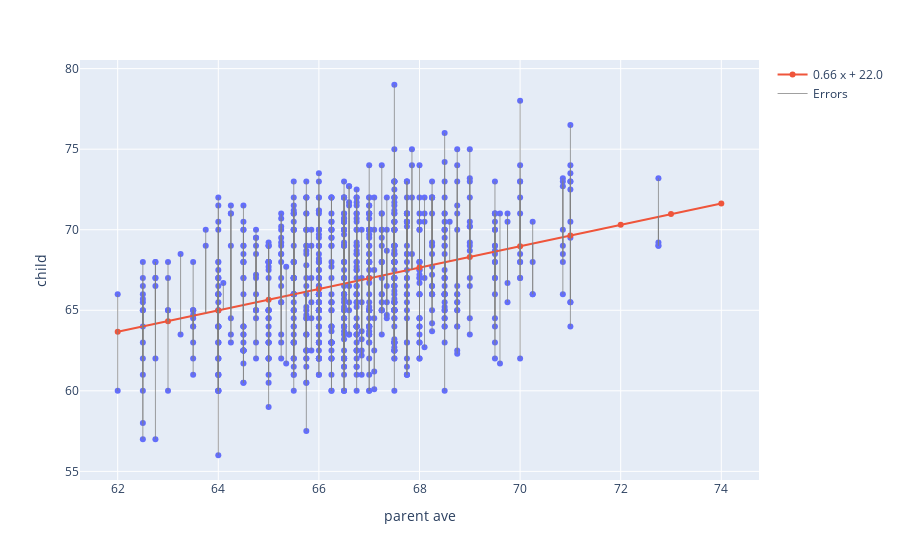

Notebook cell for this chart:
### Code cell
demo_slope = slope(heights["parent ave"], heights["child"])
demo_intercept = intercept(heights["parent ave"], heights["child"])
print("Slope:", demo_slope)
print("Intercept:", demo_intercept)


fig = px.scatter(heights, x="parent ave", y="child")
xtest = np.arange(62, 75, 1)
fig.add_scatter(x=xtest, 
                y=demo_slope * xtest + demo_intercept,
                name = f"{np.round(demo_slope, 2)} x + {np.round(demo_intercept)}")
fig.add_scatter(x=heights["parent ave"].repeat(3), 
                y=np.ravel(np.vstack([y, predicted, np.nan * predicted]).T),
                marker_color="gray", line_width=0.75, name="Errors")
fig

### Figure 1 — Plotly figure (JSON) as saved in the notebook; plotly's stock layout.template omitted (floating-point values rounded to 4 significant figures; data arrays with more than 128 entries replaced by an {"elided": "..."} marker saying what was removed)
{"data": [{"hovertemplate": "parent ave=%{x}<br>child=%{y}<extra></extra>", "legendgroup": "", "marker": {"color": "#636efa", "symbol": "circle"}, "mode": "markers", "name": "", "orientation": "v", "showlegend": false, "type": "scatter", "x": {"elided": "934 float values"}, "xaxis": "x", "y": {"elided": "934 float values"}, "yaxis": "y"}, {"name": "0.66 x + 22.0", "type": "scatter", "x": [62, 63, 64, 65, 66, 67, 68, 69, 70, 71, 72, 73, 74], "y": [63.66, 64.33, 64.99, 65.65, 66.32, 66.98, 67.65, 68.31, 68.98, 69.64, 70.31, 70.97, 71.63]}, {"line": {"width": 0.75}, "marker": {"color": "gray"}, "name": "Errors", "type": "scatter", "x": {"elided": "2802 float values"}, "y": {"elided": "2802 float values"}}], "layout": {"legend": {"tracegroupgap": 0}, "margin": {"t": 60}, "xaxis": {"anchor": "y", "domain": [0, 1], "title": {"text": "parent ave"}}, "yaxis": {"anchor": "x", "domain": [0, 1], "title": {"text": "child"}}}}
